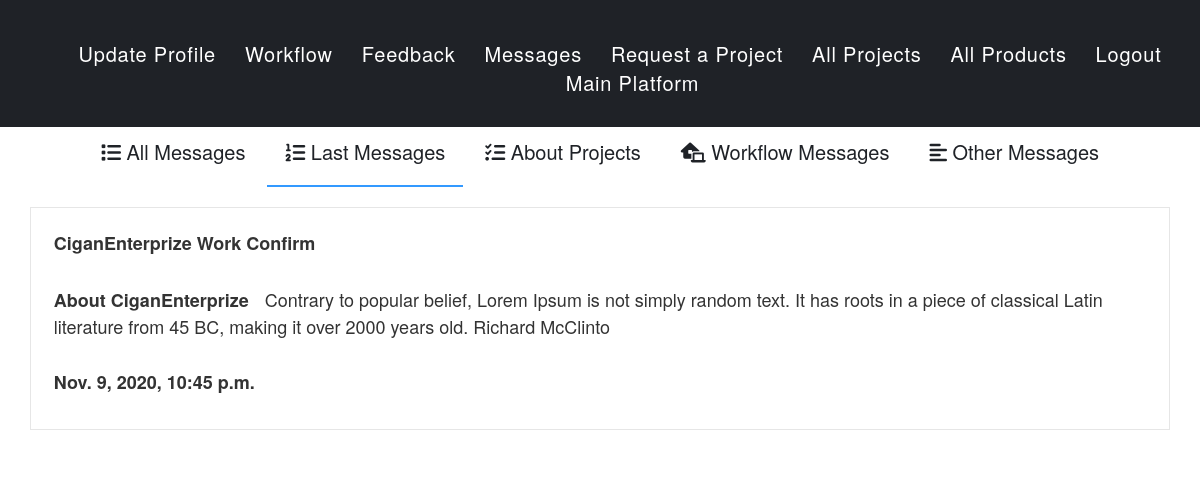
The page /client/messages/all (signed in) on the database as committed earlier.
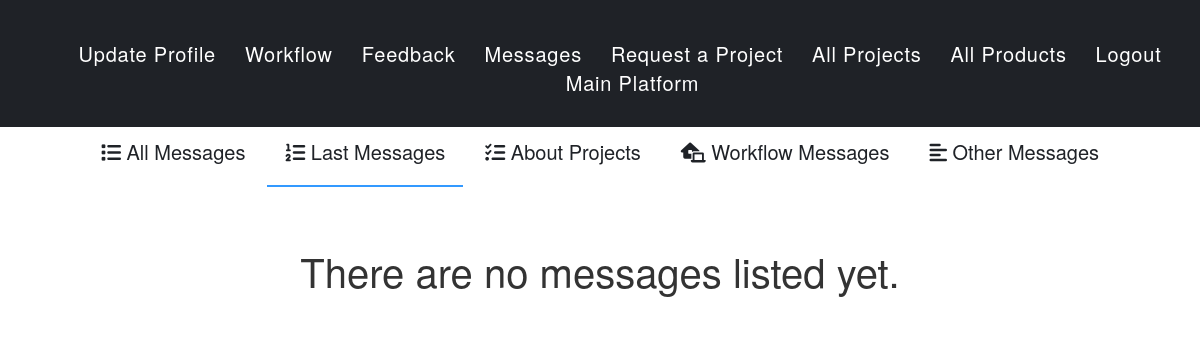
The same page on the database as committed later.
### ClientsManagement/models.py (models this page shows, shortened)
class MessagesToClient(models.Model):
    id = models.AutoField(primary_key=True)
    user = models.ForeignKey(User, on_delete=models.CASCADE, name='user')
    title = models.CharField(max_length=100)
    subject = models.CharField(max_length=100, default='')
    message = models.TextField()
    type_of_message = models.CharField(max_length=100, choices=TYPE_OF_MESSAGE, default="Others")
    date = models.DateTimeField(auto_now_add=True)
    message_slug = models.SlugField(max_length=200, unique=True, default="")
    class Meta:
        ordering = ['-date']

### ClientsManagement/views.py (the view)
# urls.py: path('messages/all', views.all_messages, name='all_messages'),
@login_required()
def all_messages(request):
    template_name = 'views/client_messages/all_messages_page.html'
    messages_query = MessagesToClient.objects.filter(user=request.user)[:5]
    args = {'messages_query': messages_query}
    return render(request, template_name, args)

### ClientsManagement/templates/views/client_messages/all_messages_page.html (shortened to what this page needs)
{% extends 'layouts/main_layout.html' %}
{% block head %}
    {% load static %}
    <link rel="stylesheet" type="text/css" href="{% static 'css/style_cms.css' %}">
    <link rel="stylesheet" type="text/css" href="{% static 'css/mobile_adjust_cms.css' %}">
{% endblock %}
{% block content %}
<div align="center">
    <nav>
        <div class="nav-container">
            <ul>
                <li><a href="{% url 'update_profile' %}">Update Profile</a></li>
                <li><a href="{% url 'index' %}">Workflow</a></li>
                <li><a href="{% url 'feedback_page' %}">Feedback</a></li>
                <li><a href="{% url 'client_messages' %}">Messages</a></li>
                <li><a href="{% url 'projects_request' %}">Request a Project</a></li>
                <li><a href="{% url 'projects_handler' %}">All Projects</a></li>
                <li><a href="{% url 'product_handler' %}">All Products</a></li>
                <li><a href="{% url 'logout' %}">Logout</a></li>
                <li><a href="/">Main Platform</a></li>
            </ul>
        </div>
    </nav>
</div>
<div>&nbsp;</div><div>&nbsp;</div><div>&nbsp;</div>
<div class="container-fluid" id="content">
    <div class="col-lg-12" align="left">
        <div class="scrollmenu" align="center">
            <a href="{% url 'client_messages' %}"> <i class="fas fa-list"></i> All Messages</a>
            <a class="active-scroll-menu" href="{% url 'all_messages' %}"> <i class="fas fa-list-ol"></i> Last Messages</a>
            <a href="{% url 'projects_messages' %}"> <i class="fas fa-tasks"></i> About Projects</a>
            <a href="{% url 'workflow_messages' %}"> <i class="fas fa-laptop-house"></i> Workflow Messages</a>
            <a href="{% url 'other_messages' %}"> <i class="fas fa-align-left"></i> Other Messages</a>
        </div>
        <div>&nbsp;</div>
        {% if messages_query %}
            {% for message in messages_query %}
                <div class="messages" id="finished" onclick="location.href='{% url 'message_detail' message.message_slug %}';" style="cursor:pointer;">
                    <p><b>{{ message.title }}</b></p><br>
                    <p><b>{{ message.subject }}</b> {{ message.message | slice:":180" }}</p><br>
                    <p><b>{{ message.date }}</b></p>
                </div>
                <div>&nbsp;</div>
            {% endfor %}
        {% else %}
            <div id="info" align="center">
              <h1>There are no messages listed yet.</h1>
            </div>
        {% endif %}
    </div>
</div>
{% endblock %}

Rows that differ between the two databases and show on the page:
removed MessagesToClient: title "CiganEnterprize Work Confirm", subject "About CiganEnterprize", message "Contrary to popular belief, Lorem Ipsum is not simply random text. It has roots in a piece of classical Latin literature from 45 BC, making it over 2000 years old. Richard McClinto", date "Nov. 9, 2020, 10:45 p.m."
Other text that changed with them:
text now shown: "There are no messages listed yet."
